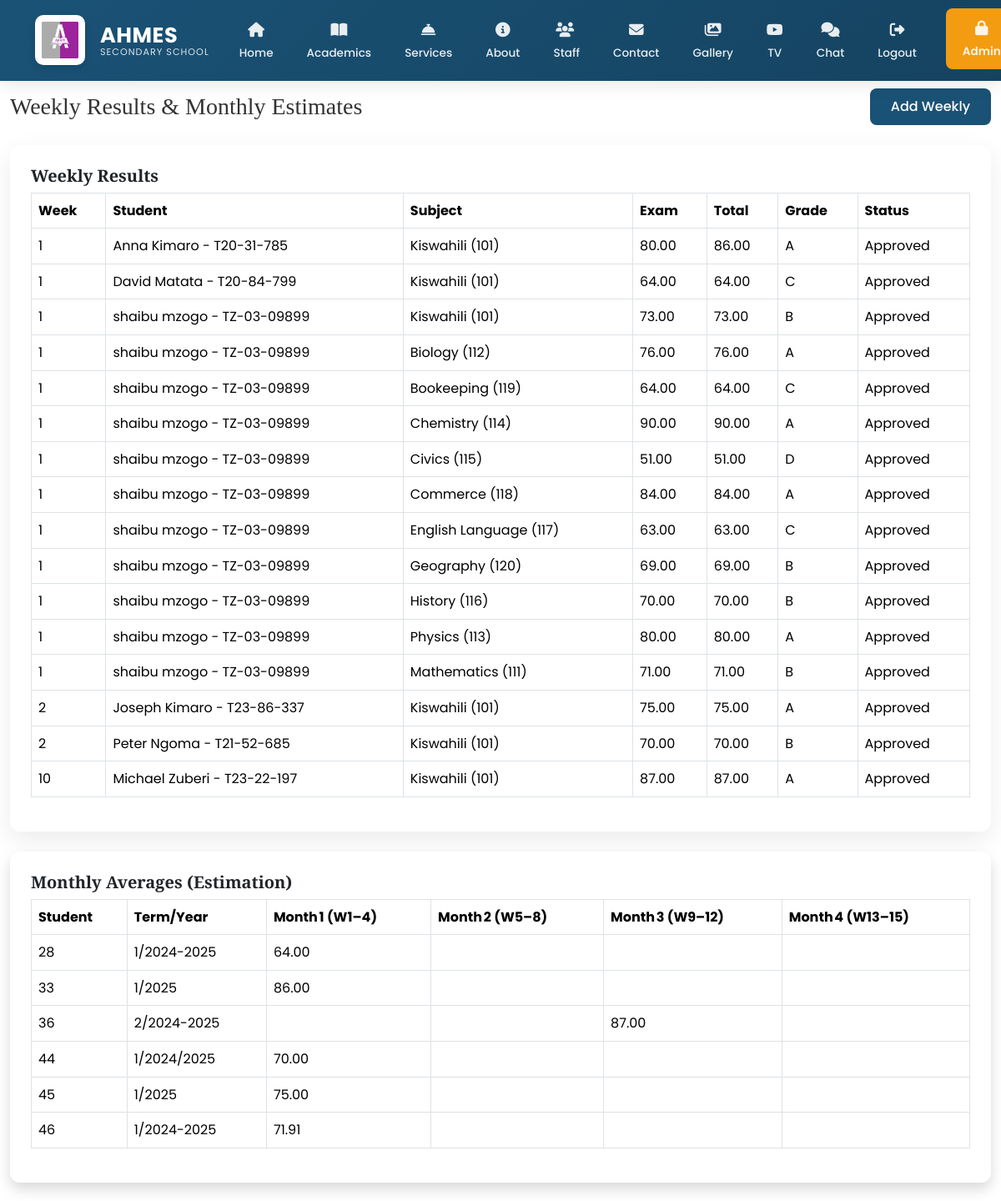
The page /teacher/results/ (signed in, upper part) on the database as committed earlier.
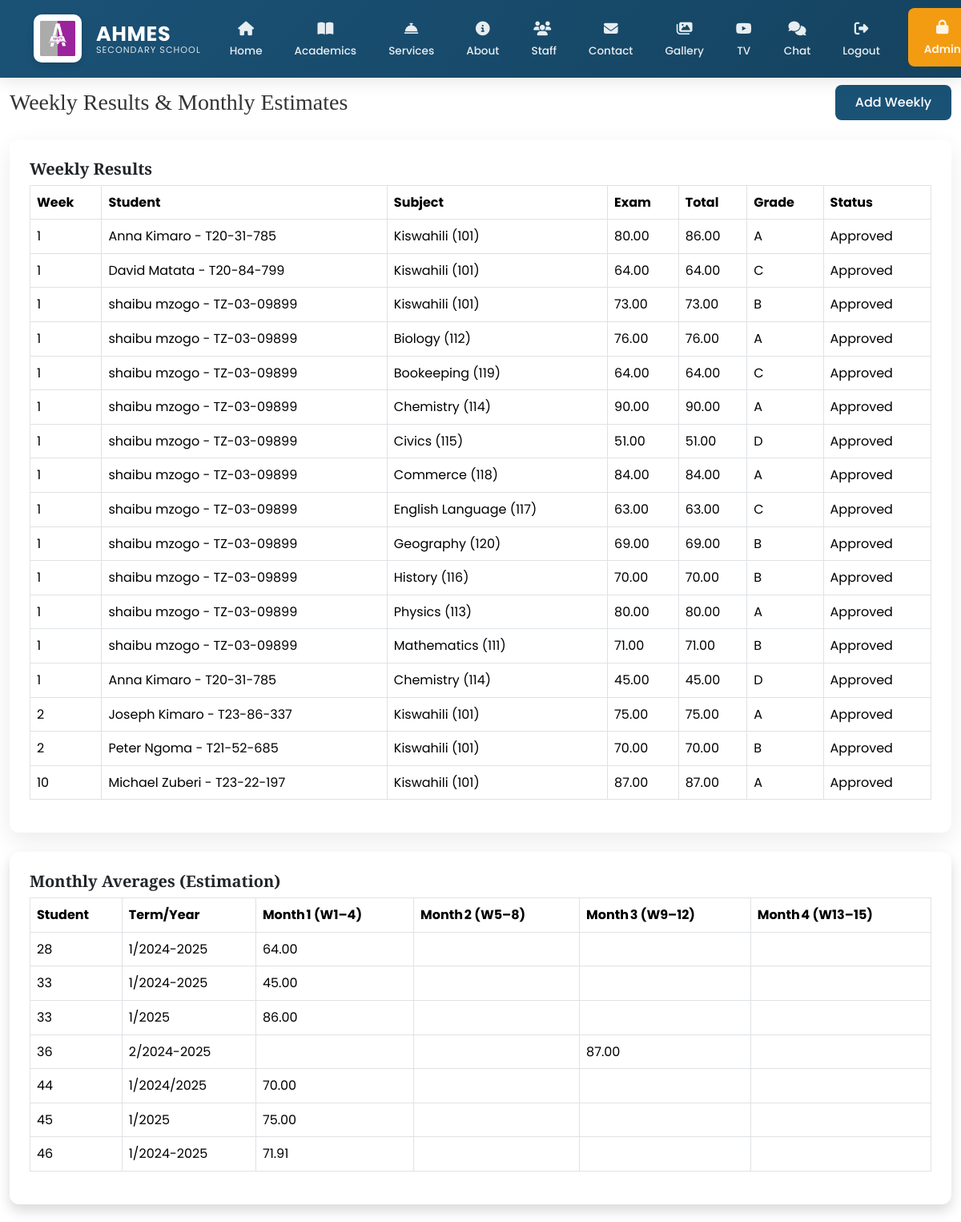
The same page on the database as committed later.
### main/models.py (models this page shows, shortened)
class Result(models.Model):
    TERM_CHOICES = [('1','First Term'),('2','Second Term')]
    student = models.ForeignKey(Student, on_delete=models.CASCADE, related_name='results')
    subject = models.ForeignKey(Subject, on_delete=models.CASCADE)
    school_class = models.ForeignKey(SchoolClass, on_delete=models.CASCADE)
    term = models.CharField(max_length=1, choices=TERM_CHOICES)
    academic_year = models.CharField(max_length=20)
    week_number = models.PositiveSmallIntegerField()
    exam_score = models.DecimalField(max_digits=5, decimal_places=2)
    total_score = models.DecimalField(max_digits=5, decimal_places=2, editable=False)
    grade = models.CharField(max_length=2, editable=False)
    remark = models.CharField(max_length=100, editable=False)
    teacher = models.ForeignKey(StaffMember, on_delete=models.CASCADE, related_name='results_given')
    is_approved = models.BooleanField(default=False)
    approved_by = models.ForeignKey(User, null=True, blank=True, on_delete=models.SET_NULL, related_name='approved_results')
    date_approved = models.DateTimeField(null=True, blank=True)
    class Meta:
        unique_together = ('student','subject','term','academic_year','week_number')

class Student(models.Model):
    GENDER_CHOICES = [
        ('M', 'Male'),
        ('F', 'Female'),
    ]
    user = models.OneToOneField(
        User,
        on_delete=models.CASCADE,
        related_name='student_profile',
        null=True,
        blank=True
    )
    first_name = models.CharField(max_length=100)
    middle_name = models.CharField(max_length=100, blank=True)
    last_name = models.CharField(max_length=100)
    gender = models.CharField(max_length=1, choices=GENDER_CHOICES)
    date_of_birth = models.DateField()
    admission_number = models.CharField(max_length=20, unique=True)
    campus = models.ForeignKey(
        Campus,
        on_delete=models.CASCADE,
        related_name='students'
    )
    level = models.ForeignKey(
        Level,
        on_delete=models.CASCADE,
        related_name='students'
    )
    admission_date = models.DateField()
    parent = models.ForeignKey(
        Parent,
        on_delete=models.CASCADE,
        related_name='students',
        null=True,
        blank=True
    )
    profile_picture = CloudinaryField(
        'students/profile_pictures',
        folder="school/students/profile_pictures",
        transformation={'quality': 'auto:good', 'width': 300, 'height': 300, 'crop': 'fill'},
        blank=True,
        null=True
    )
    created_at = models.DateTimeField(auto_now_add=True)
    updated_at = models.DateTimeField(auto_now=True)
    def __str__(self):
        return f"{self.first_name} {self.last_name} - {self.admission_number}"
    class Meta:
        ordering = ['-created_at']
        verbose_name = 'Student'
        verbose_name_plural = 'Students'

class Subject(models.Model):
    name = models.CharField(max_length=100)
    code = models.CharField(max_length=20, unique=True)
    description = models.TextField(blank=True)
    level = models.ForeignKey(Level, on_delete=models.CASCADE, related_name='subjects')
    def __str__(self):
        return f"{self.name} ({self.code})"

### main/views.py (the view)
# urls.py: path('teacher/results/', views.teacher_result_dashboard, name='teacher_result_dashboard'),
@login_required
@user_passes_test(is_teacher)
def teacher_result_dashboard(request):
    qs = Result.objects.filter(teacher=request.user.staff_profile)
    status = request.GET.get('status')
    if status == 'pending':
        qs = qs.filter(is_approved=False)
    elif status == 'approved':
        qs = qs.filter(is_approved=True)
    from django.db.models import Avg, Q  # Ensure Q is imported here
    monthly = qs.values('student', 'term', 'academic_year').annotate(
        month1=Avg('total_score', filter=Q(week_number__gte=1, week_number__lte=4)),
        month2=Avg('total_score', filter=Q(week_number__gte=5, week_number__lte=8)),
        month3=Avg('total_score', filter=Q(week_number__gte=9, week_number__lte=12)),
        month4=Avg('total_score', filter=Q(week_number__gte=13, week_number__lte=15)),
    )
    context = {'results': qs.order_by('week_number'), 'monthly': monthly}
    return render(request, 'academics/teacher_result_dashboard.html', context)

### main/context_processors.py (called while the page is built)
def admin_counts(request):
    if request.user.is_authenticated and request.user.is_admin:
        return {
            'pending_comments': Comment.objects.filter(is_approved=False).count(),
            'gallery_count': Gallery.objects.count(),
        }
    return {}

def unread_messages_count(request):
    if request.user.is_authenticated:
        count = Message.objects.filter(
            conversation__participants=request.user,
            is_read=False
        ).exclude(
            sender=request.user
        ).count()
        print(f"DEBUG: Unread messages count for {request.user}: {count}")  # Debug output
        return {'unread_messages_count': count}
    return {}

### main/models.py (called while the page is built)
    def __str__(self):
        return self.username

### main/views.py (called while the page is built)
def is_teacher(user):
    return user.is_authenticated and (
        hasattr(user, 'staff_profile') and
        user.staff_profile.position == 'Teacher'
    )

### main/templates/academics/teacher_result_dashboard.html (shortened to what this page needs)
{% extends 'main/base.html' %}
{% block content %}
<div class="container-fluid">
  <div class="d-sm-flex align-items-center justify-content-between mb-4">
    <h1 class="h3 mb-0 text-gray-800">Weekly Results & Monthly Estimates</h1>
    <a href="{% url 'add_result' %}" class="btn btn-primary">Add Weekly</a>
  </div>
  <div class="card mb-4">
    <div class="card-body table-responsive">
      <h5>Weekly Results</h5>
      <table class="table table-bordered">
        <thead><tr><th>Week</th><th>Student</th><th>Subject</th><th>Exam</th><th>Total</th><th>Grade</th><th>Status</th></tr></thead>
        <tbody>
          {% for r in results %}
            <tr><td>{{ r.week_number }}</td><td>{{ r.student }}</td><td>{{ r.subject }}</td>
              <td>{{ r.exam_score }}</td><td>{{ r.total_score }}</td><td>{{ r.grade }}</td>
              <td>{% if r.is_approved %}Approved{% else %}Pending{% endif %}</td>
            </tr>
          {% endfor %}
        </tbody>
      </table>
    </div>
  </div>
  <div class="card shadow mb-4">
    <div class="card-body">
      <h5>Monthly Averages (Estimation)</h5>
      <table class="table table-bordered">
        <thead><tr><th>Student</th><th>Term/Year</th><th>Month 1 (W1–4)</th><th>Month 2 (W5–8)</th>
          <th>Month 3 (W9–12)</th><th>Month 4 (W13–15)</th></tr></thead>
        <tbody>
          {% for m in monthly %}
          <tr>
            <td>{{ m.student }}</td>
            <td>{{ m.term }}/{{ m.academic_year }}</td>
            <td>{{ m.month1|default:'—'|floatformat:2 }}</td>
            <td>{{ m.month2|default:'—'|floatformat:2 }}</td>
            <td>{{ m.month3|default:'—'|floatformat:2 }}</td>
            <td>{{ m.month4|default:'—'|floatformat:2 }}</td>
          </tr>
          {% endfor %}
        </tbody>
      </table>
    </div>
  </div>
</div>
{% endblock %}

Rows that differ between the two databases and show on the page:
added Result: week_number "1", student "Anna Kimaro - T20-31-785", subject "Chemistry (114)", exam_score "45.00", total_score "45.00", grade "D", is_approved "Approved", student "33", term "1", academic_year "2024-2025", month1 "45.00"
